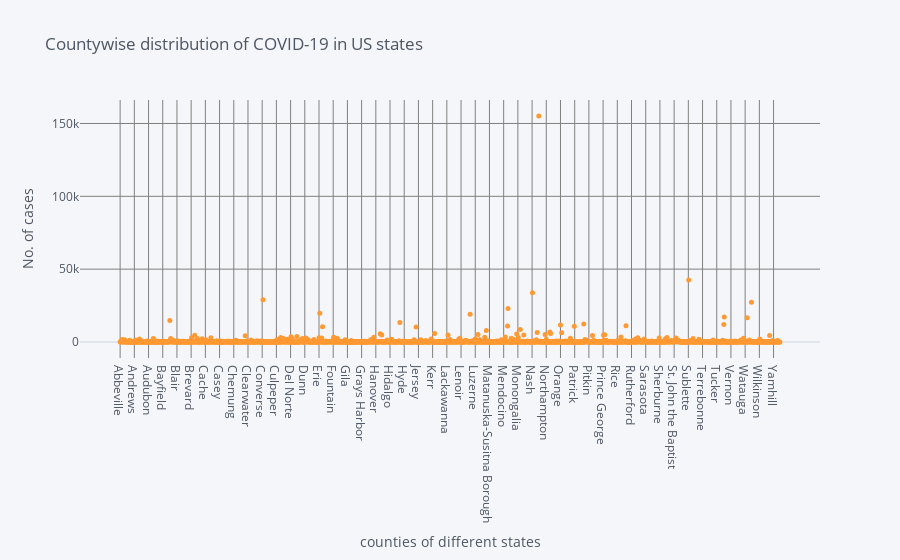

Here is the notebook cell this chart was saved with:
### Code cell
configure_plotly_browser_state()
states7.iplot(kind='scatter', xTitle='counties of different states', yTitle='No. of cases', title="Countywise distribution of COVID-19 in US states",gridcolor='grey', mode='markers',size=5 )

### Figure 1 — Plotly figure (JSON) as saved in the notebook; plotly's stock layout.template omitted (floating-point values rounded to 4 significant figures; data arrays with more than 128 entries replaced by an {"elided": "..."} marker saying what was removed)
{"data": [{"name": "cases", "text": "", "y": {"elided": "1673 int values"}, "mode": "markers", "marker": {"symbol": "circle", "size": 5}, "x": {"elided": "1673 str values"}, "line": {"color": "rgba(255, 153, 51, 1.0)", "dash": "solid", "shape": "linear", "width": 1.3}, "type": "scatter"}], "layout": {"title": {"text": "Countywise distribution of COVID-19 in US states", "font": {"color": "#4D5663"}}, "paper_bgcolor": "#F5F6F9", "plot_bgcolor": "#F5F6F9", "yaxis": {"tickfont": {"color": "#4D5663"}, "zerolinecolor": "#E1E5ED", "title": {"text": "No. of cases", "font": {"color": "#4D5663"}}, "gridcolor": "grey", "showgrid": true}, "xaxis": {"tickfont": {"color": "#4D5663"}, "zerolinecolor": "#E1E5ED", "title": {"text": "counties of different states", "font": {"color": "#4D5663"}}, "gridcolor": "grey", "showgrid": true}, "legend": {"bgcolor": "#F5F6F9", "font": {"color": "#4D5663"}}}}
